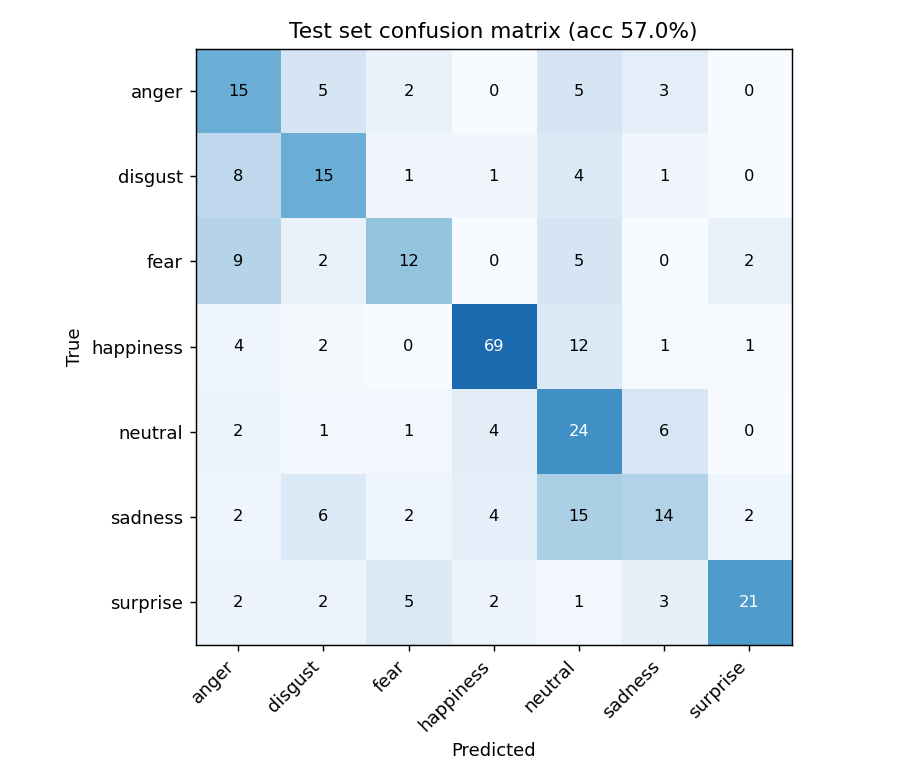
#> input picture reports/confusion_matrix_gpu.png, 910 x 780 px, given as the content of the folder data/split/test/anger, which was not available
$ python evaluate_robustness.py
#> lines starting #> are read from the running program, lines starting #| are printed output that depends on the picture; pictures that were not available may be replaced by others from this repository, and a replacement may not be noted
### emotion_model.py
"""Face detection + emotion prediction, kept separate from the web app so it can be tested alone.

Two model formats are supported:
  * models/emotion_model.keras (default) fine-tuned EfficientNet model made by scripts/train.py.
  * models/emotion_model.npz   legacy NumPy MobileNetV2 ensemble fallback.
"""

from __future__ import annotations

import json
import logging
import os
import threading
from dataclasses import dataclass
from pathlib import Path

import cv2
import numpy as np

log = logging.getLogger(__name__)

DEFAULT_LABELS = ["anger", "disgust", "fear", "happiness", "neutral", "sadness", "surprise"]
DEFAULT_HIGH_PRECISION_THRESHOLD = 0.75
if not hasattr(cv2, "CascadeClassifier"):
    raise ImportError(
        f"OpenCV {cv2.__version__} has no Haar face detector (removed in OpenCV 5). "
        'Fix: pip install "opencv-python-headless>=4.9,<5"'
    )
_CASCADE = cv2.CascadeClassifier(cv2.data.haarcascades + "haarcascade_frontalface_default.xml")
MARGIN = 0.10  # extra border around the detector's box, on each side


# [5 lines left out: function detect_faces, not called in this run]


def crop_box(bgr: np.ndarray, box) -> np.ndarray:
    x, y, w, h = box
    m = int(MARGIN * max(w, h))
    H, W = bgr.shape[:2]
    return bgr[max(0, y - m):min(H, y + h + m), max(0, x - m):min(W, x + w + m)]


# [9 lines left out: function crop_face_like_app, not called in this run]


@dataclass
class FacePrediction:
    box: tuple[int, int, int, int]  # x, y, w, h in the input image's pixels
    emotion: str
    confidence: float
    scores: dict[str, float]
    unsure: bool = False

    # [5 lines left out: function to_dict, not called in this run]


class NumpyModel:
    """MobileNetV2 features + linear head; returns calibrated softmax probabilities.

    meta["temperature"] (fit by scripts/calibrate.py) softens the over-confident raw
    probabilities so that "70% sure" really means right about 70% of the time.
    """

    # [17 lines left out: functions __init__, feature_views, not called in this run]

    def logits(self, batch: np.ndarray) -> np.ndarray:
        """Raw logits per test-time view: (views, N, classes)."""
        return np.stack([f @ self.W + self.b for f in self.feature_views(batch)])

    # [13 lines left out: function __call__, not called in this run]


class KerasCalibratedModel:
    """Apply validation-selected flip TTA and temperature scaling."""

    # [18 lines left out: functions __init__, __call__, _softmax, not called in this run]


class EmotionPredictor:
    """Loads the model lazily and predicts an emotion for every face in an image."""

    def __init__(self, model_path: str | Path, labels_path: str | Path | None = None):
        self.model_path = Path(model_path)
        self.labels_path = Path(labels_path) if labels_path else self.model_path.with_name("labels.json")
        self.labels = DEFAULT_LABELS
        self.image_size = 224
        self.unsure_below = 0.0  # calibrated confidence below which the app says "not sure"
        self._model = None
        self._error: str | None = None
        self._lock = threading.Lock()

    # -- model loading -------------------------------------------------------------------
    @property
    def ready(self) -> bool:
        return self._load()

    # [51 lines left out: functions error, _load, not called in this run]

    # -- inference -----------------------------------------------------------------------
    def detect_faces(self, bgr: np.ndarray):
        return detect_faces(bgr)

    def _prep(self, bgr: np.ndarray, box) -> np.ndarray:
        gray = cv2.cvtColor(crop_box(bgr, box), cv2.COLOR_BGR2GRAY)
        gray = cv2.resize(gray, (self.image_size, self.image_size), interpolation=cv2.INTER_AREA)
        return np.repeat(gray[..., None], 3, axis=-1).astype("float32")  # 0..255, same as training

    # [16 lines left out: function predict, not called in this run]

### scripts/evaluate_robustness.py
"""Measure prediction stability under realistic camera corruptions.

Uses the locked test split and writes reports/robustness.json. This is not training and
must never be used to tune on test results.
"""
from __future__ import annotations
import argparse, json, sys
from pathlib import Path
import cv2, numpy as np

ROOT=Path(__file__).resolve().parent.parent; sys.path.insert(0,str(ROOT))
from emotion_model import EmotionPredictor, crop_face_like_app

LABELS=["anger","disgust","fear","happiness","neutral","sadness","surprise"]
def corrupt(x,kind):
    if kind=="dark": return np.clip(x.astype(np.float32)*.45,0,255).astype(np.uint8)
    if kind=="bright": return np.clip(x.astype(np.float32)*1.45+20,0,255).astype(np.uint8)
    if kind=="blur": return cv2.GaussianBlur(x,(11,11),0)
    if kind=="jpeg":
        ok,b=cv2.imencode('.jpg',x,[cv2.IMWRITE_JPEG_QUALITY,25]); return cv2.imdecode(b,cv2.IMREAD_COLOR) if ok else x
    if kind=="occlusion":
        y=x.copy();h,w=y.shape[:2];y[h//2:3*h//4,w//5:4*w//5]=0;return y
    return x
def main():
    ap=argparse.ArgumentParser();ap.add_argument('--data',default='data/split/test');ap.add_argument('--model',default='models/emotion_model.npz');ap.add_argument('--out',default='reports/robustness.json');args=ap.parse_args()
    pred=EmotionPredictor(args.model); result={}
    for kind in ["clean","dark","bright","blur","jpeg","occlusion"]:
        right=answered=total=0
        for yi,label in enumerate(LABELS):
            for p in sorted((Path(args.data)/label).glob('*')):
                im=cv2.imread(str(p));
#> im is the input picture: shape (780, 910, 3); mean B, G, R 245.4, 238.6, 230
                if im is None: continue
                im=corrupt(im,kind);box=(0,0,im.shape[1],im.shape[0]);batch=np.stack([pred._prep(im,box)]);prob=np.asarray(pred._model(batch))[0];total+=1
#> after `box = (0, 0, im.shape[1], im.shape[0])`: box = (0, 0, 910, 780)
#> in _prep, `gray = cv2.cvtColor(crop_box(bgr, box), cv2.COLOR_BGR2GRAY)`:
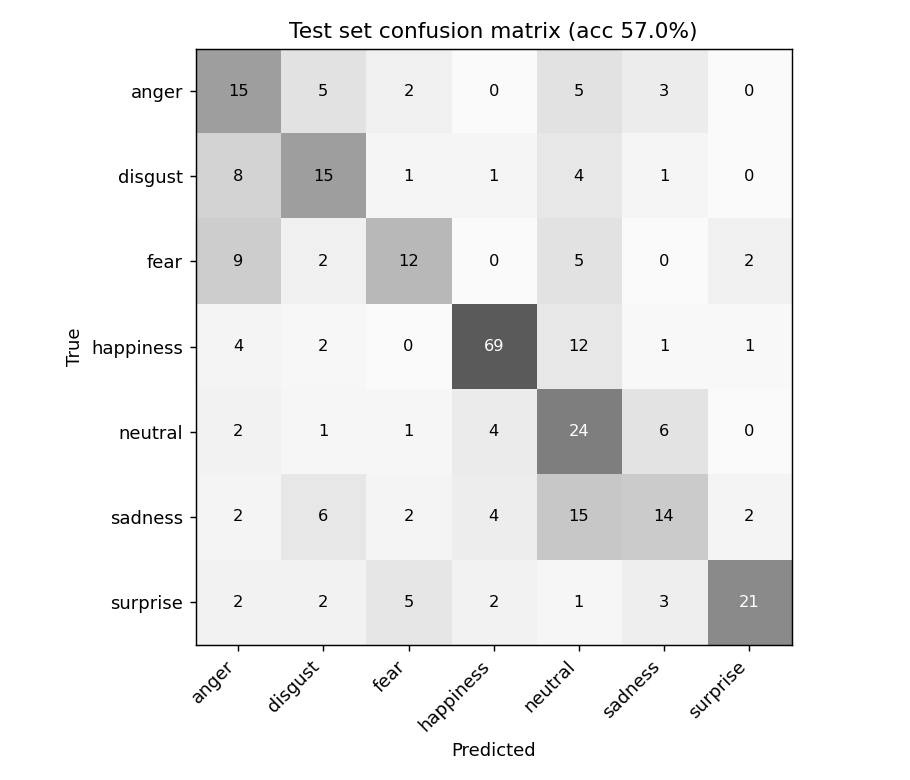
#> gray: shape (780, 910); min 0, max 255, mean 236.7
#> in _prep, `gray = cv2.resize(gray, (self.image_size, self.image_size), interpolat..`:
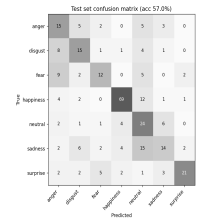
#> gray: shape (224, 224); min 62, max 255, mean 236.7
                if prob.max()>=pred.unsure_below: answered+=1;right+=int(LABELS[int(prob.argmax())]==label)
        result[kind]={"images":total,"coverage":round(answered/max(total,1),4),"answered_accuracy":round(right/max(answered,1),4)}
        print(kind,result[kind])
    Path(args.out).write_text(json.dumps(result,indent=2))
#> (the run stopped early here; a loop or call above may not have finished)

$ run again, on reports/training_curves_gpu.png
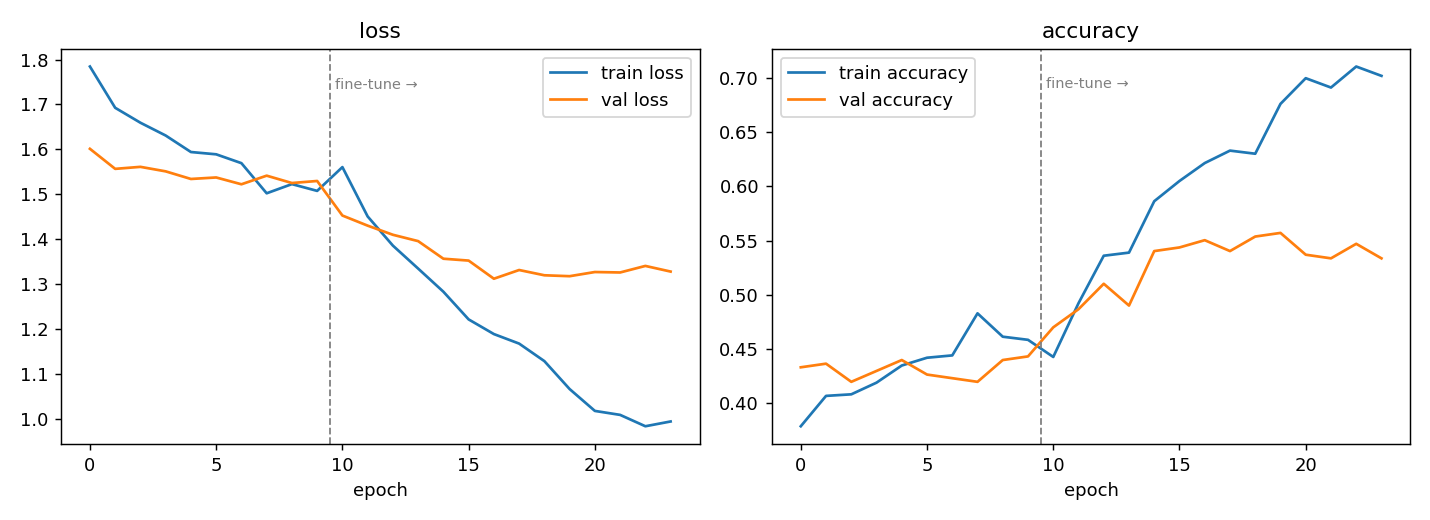
#> input picture reports/training_curves_gpu.png, 1430 x 520 px, given as the content of the folder data/split/test/anger, which was not available
#> in main, im is the input picture: shape (520, 1430, 3); mean B, G, R 249.2, 249.4, 249.6
#> in _prep, `gray = cv2.resize(gray, (self.image_size, self.image_size), interpolat..`:
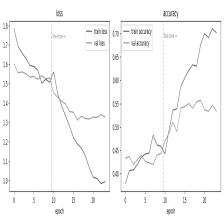
#> gray: shape (224, 224); min 70, max 255, mean 249.5
